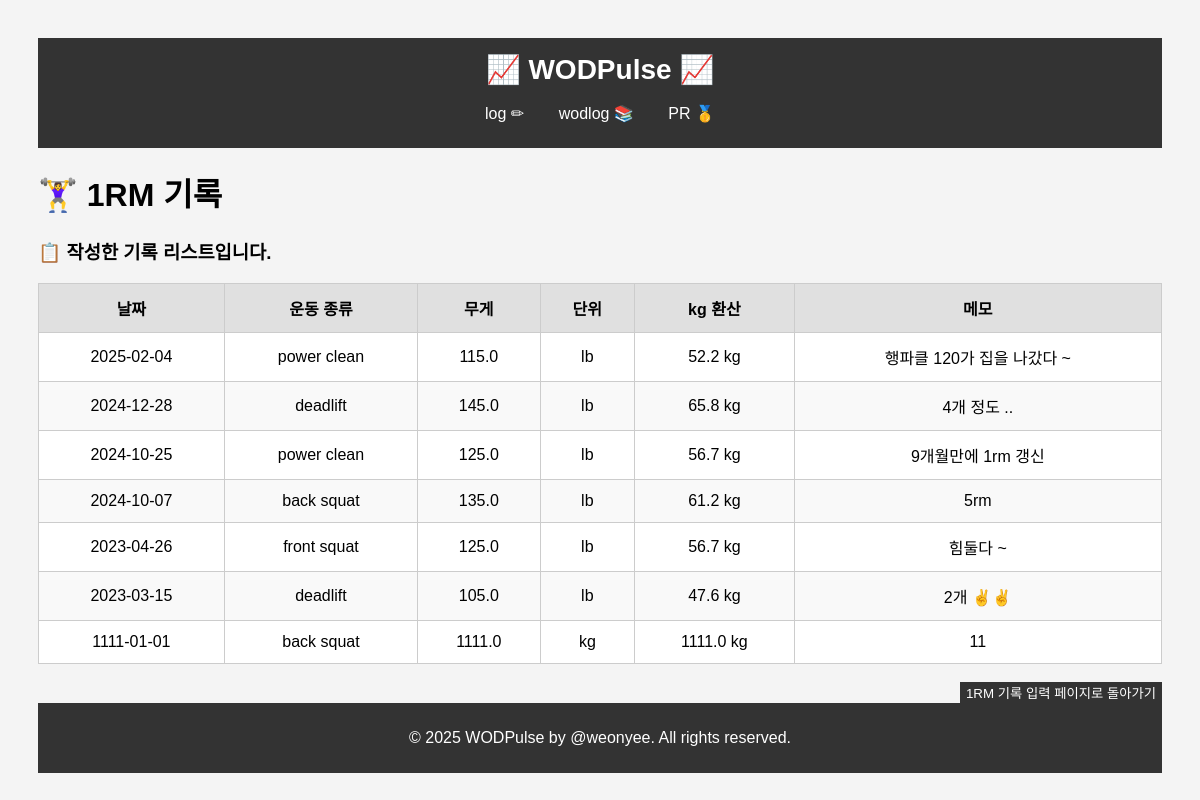
Page /pr/view on the committed database.
### app.py (models this page shows, shortened)
class Record(db.Model):
    id = db.Column(db.Integer, primary_key=True)
    date = db.Column(db.String(100), nullable=False)
    weight = db.Column(db.Float, nullable=False)
    weight_in_kg = db.Column(db.Float, nullable=False)
    memo = db.Column(db.String(500), nullable=True)
    unit = db.Column(db.String(10), nullable=False)
    exercise = db.Column(db.String(100), nullable=False)  # 운동 종류를 문자열로 저장

### app.py (the view)
@app.route('/pr/view')
def view_pr():
    records = Record.query.order_by(Record.date.desc()).all()  # 최신 순으로 정렬
    return render_template('view_pr.html', records=records)

### templates/view_pr.html (shortened to what this page needs)
<!DOCTYPE html>
<html lang="ko">
<head>
</head>
<body>
    {% include 'header.html' %}
    <h1>🏋️‍♀️ 1RM 기록</h1>
    <h3>📋 작성한 기록 리스트입니다.</h3>
    <table>
        <thead>
            <tr>
                <th>날짜</th>
                <th>운동 종류</th>
                <th>무게</th>
                <th>단위</th>
                <th>kg 환산</th>
                <th>메모</th>
            </tr>
        </thead>
        <tbody>
            {% for record in records %}
                <tr>
                    <td>{{ record.date }}</td>
                    <td>{{ record.exercise }}</td>
                    <td>{{ record.weight }}</td>
                    <td>{{ record.unit }}</td>
                    <td>{{ '%.1f' % record.weight_in_kg }} kg</td>
                    <td>{{ record.memo }}</td>
                </tr>
            {% endfor %}
        </tbody>
    </table>
    <br>
    <a href="/pr" style="text-decoration: none; text-align: right; display: block;">
        <button>1RM 기록 입력 페이지로 돌아가기</button>
    </a>
    {% include 'footer.html' %}
</body>
</html>

### templates/view_pr.html (style rules this page uses)
body { font-family: Arial, sans-serif; background-color: #f4f4f4; padding: 30px; }
table { width: 100%; border-collapse: collapse; background-color: #fff; }
th, td { border: 1px solid #ccc; padding: 12px; text-align: center; }
th { background-color: #e0e0e0; }
tr:nth-child(even) { background-color: #f9f9f9; }
button { background-color: #333; color: white; border: none; cursor: pointer; }

### rows in the picture
Record: date "2025-02-04", exercise "power clean", weight "115.0", unit "lb", weight_in_kg "52.2", memo "행파클 120가 집을 나갔다 ~"
Record: date "2024-12-28", exercise "deadlift", weight "145.0", unit "lb", weight_in_kg "65.8", memo "4개 정도 .."
Record: date "2024-10-25", exercise "power clean", weight "125.0", unit "lb", weight_in_kg "56.7", memo "9개월만에 1rm 갱신"
Record: date "2024-10-07", exercise "back squat", weight "135.0", unit "lb", weight_in_kg "61.2", memo "5rm"
Record: date "2023-04-26", exercise "front squat", weight "125.0", unit "lb", weight_in_kg "56.7", memo "힘둘다 ~"
Record: date "2023-03-15", exercise "deadlift", weight "105.0", unit "lb", weight_in_kg "47.6", memo "2개 ✌✌"
Record: date "1111-01-01", exercise "back squat", weight "1111.0", unit "kg", weight_in_kg "1111.0", memo "11"
